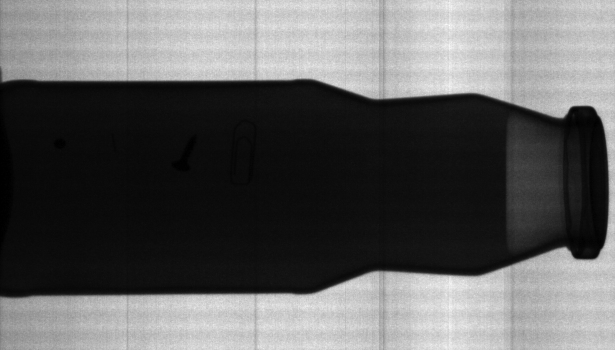
%> input picture materiale/On thresholding/bottle.tif, 615 x 350 px
$ octave script3.m   (GNU Octave 9; MATLAB toolbox functions it lacks are replaced by stand-ins)
%> lines starting %> are read from the running program, lines starting %| are printed output that depends on the picture; in (x1, y1, x2, y2) boxes, pixels count from 0 and x2, y2 are one past the last pixel; in counts of white or black regions, pixels touching at a corner belong together; the program's own positions count from 1
img = imread('bottle.tif');
%> img is the input picture: size 350x615 uint8; min 0, max 255, mean 96.8

invertedImg= 255 - img;
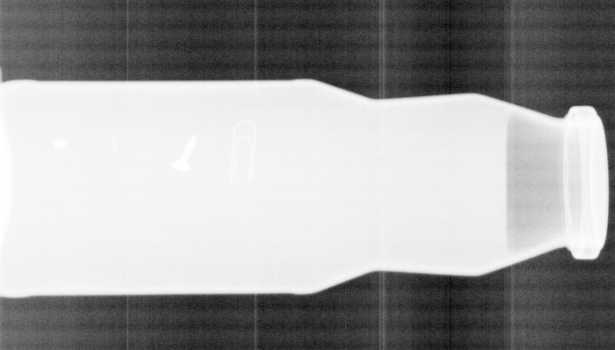
%> invertedImg: size 350x615 uint8; min 0, max 255, mean 158.2

threshold = 9;

invThreshold = 245;

%escludo il filtro perché cancella troppi dettagli dall'oggetto più piccolo
%(graffetta)

%filter= fspecial("average");
%img= imfilter(img,filter);
thresholdedImg= img<threshold;
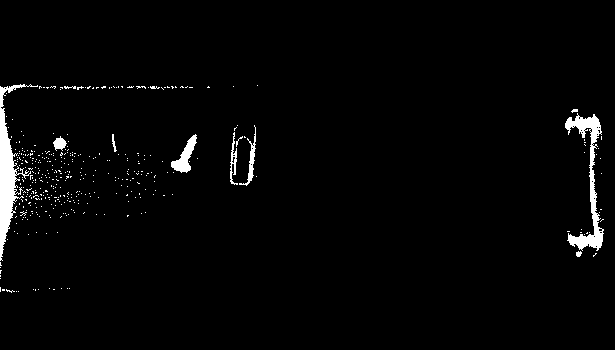
%> thresholdedImg: size 350x615 logical; 2.3% white; 398 white regions (388 under 20 px), largest, box (x1, y1, x2, y2) and area: (0, 84, 38, 261) 1801, (565, 113, 604, 251) 1407, (171, 134, 197, 173) 410
invThresholdImg = invertedImg > invThreshold;
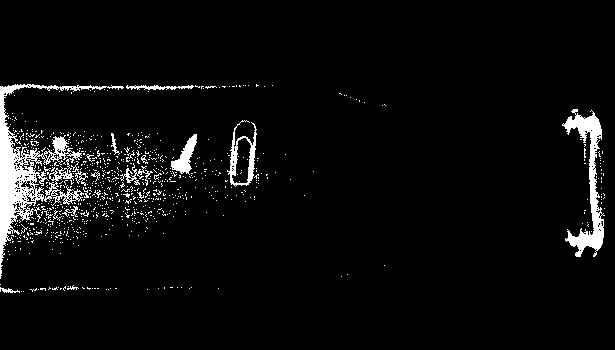
%> invThresholdImg: size 350x615 logical; 4.7% white; 800 white regions (779 under 20 px), largest, box (x1, y1, x2, y2) and area: (0, 84, 124, 279) 4377, (562, 109, 605, 257) 1928, (227, 120, 257, 187) 598

figure;
subplot(1,3,1), imshow(img), title("immagine");
subplot(1,3,2), imshow(invertedImg), title("immagine invertita");
subplot(1,3,3), imshow(thresholdedImg), title ("immagine tagliata");

$ run again, with materiale/On thresholding/Digit_all.bmp saved as materiale/On thresholding/bottle.tif
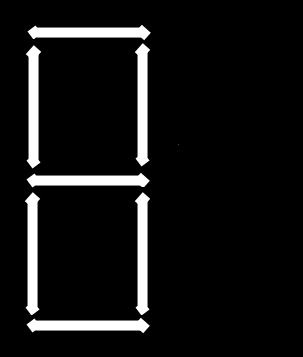
%> input picture materiale/On thresholding/Digit_all.bmp, 303 x 357 px
%> img is the input picture: size 357x303x3 uint8; min 0, max 255, mean 19.9
%> `thresholdedImg= img<threshold;`:
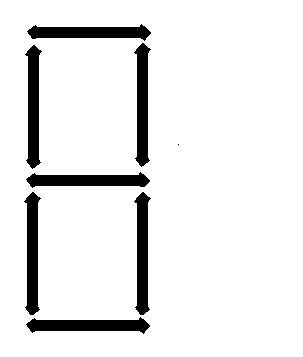
%> thresholdedImg: size 357x303x3 logical; 91.3% white; 8 black regions (1 under 20 px), largest, box (x1, y1, x2, y2) and area: (134, 43, 151, 167) 1340, (25, 45, 42, 169) 1340, (26, 317, 150, 334) 1340
%> invThresholdImg: size 357x303x3 logical; 91.4% white; 8 black regions (1 under 20 px), largest, box (x1, y1, x2, y2) and area: (134, 43, 151, 167) 1337, (25, 45, 42, 169) 1337, (26, 317, 150, 334) 1337
%> `title ("immagine tagliata")`:
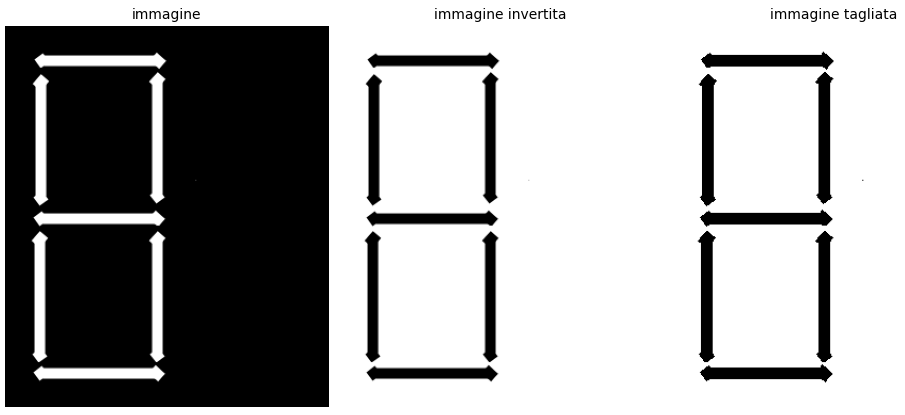
%> figure redrawn from the program's plot data, 3 panels
